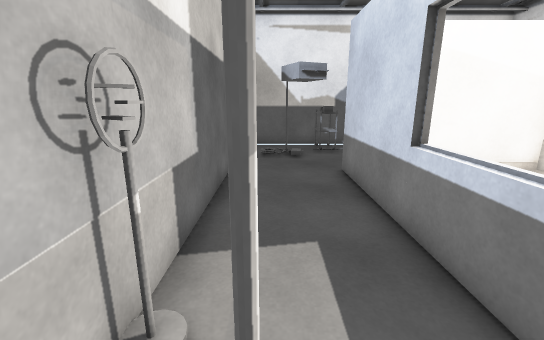
[1] (above)

17 first-person views from a walk through a Unity game level. The camera is 1.4 m above the floor, tilts 14° down and sees 90° across. The floor is counted in squares, 0.5 m on a side. Each view is taken from the middle of a square. On the plan, view 1 faces up. The plan holds only what a view shows up to about 19 squares ahead; the rest is blank. The place goes on beyond the plan. The player is left out. Some animated figures are left out. Door leaves are left out, so doorways stand open.

[2]
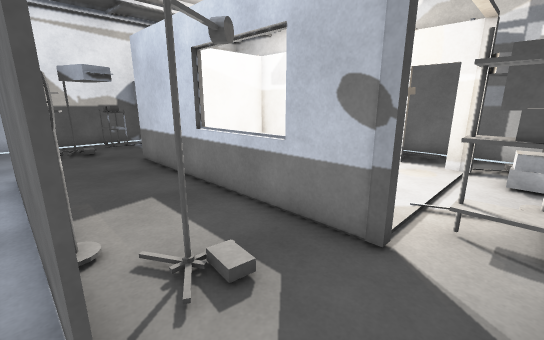

[3]
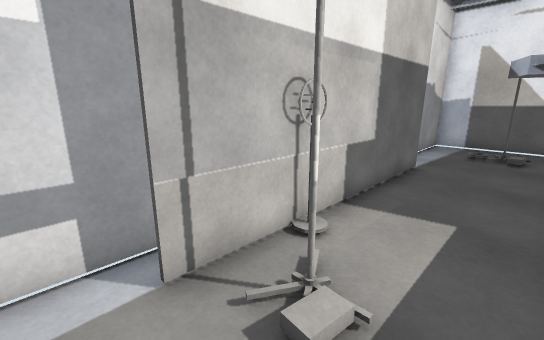

[4]
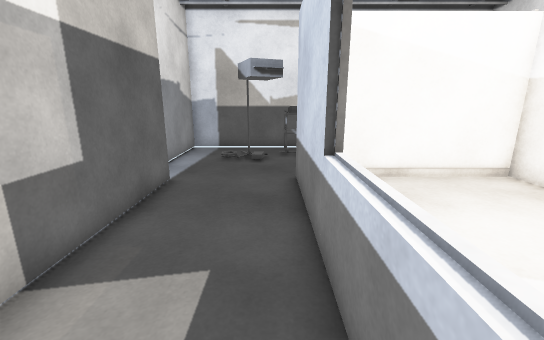

[5]
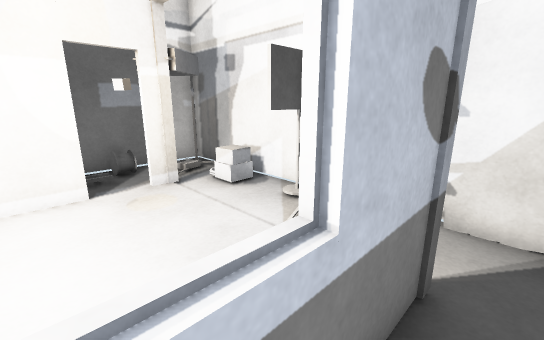

[6]
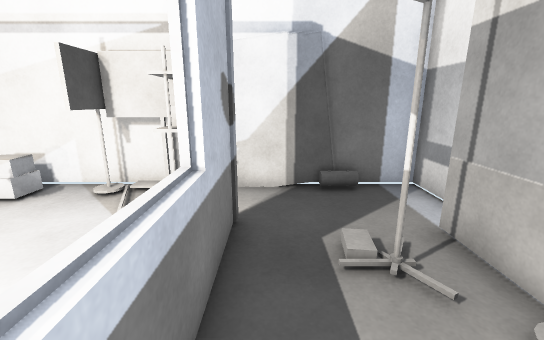

[7]
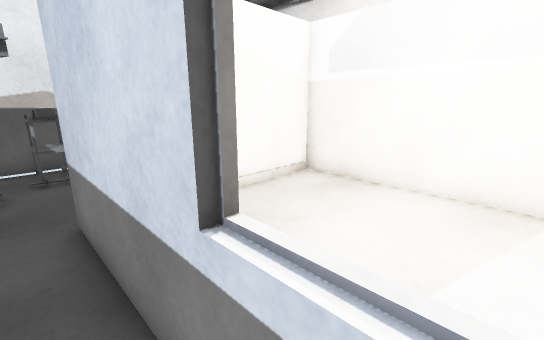

[8]
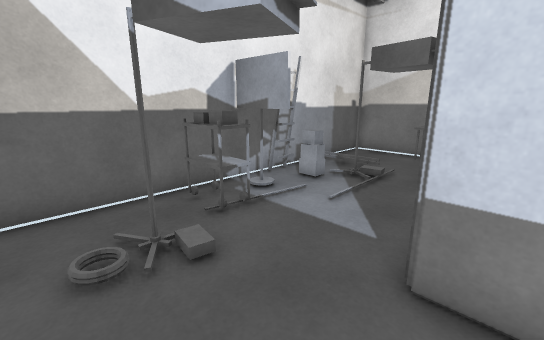

[9]
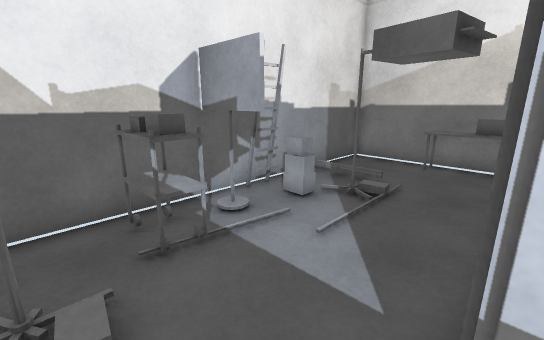

[10]
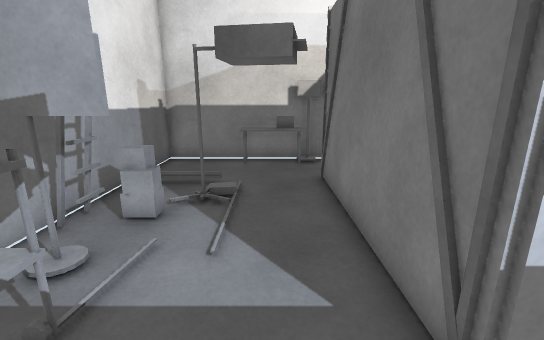

[11]
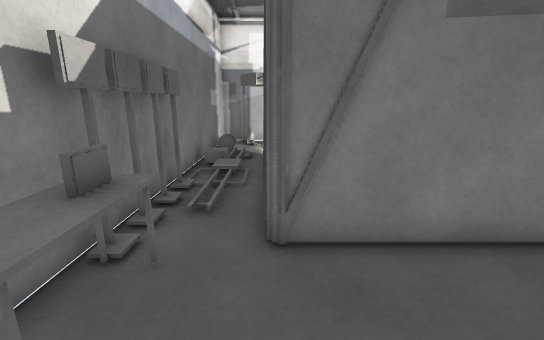

[12]
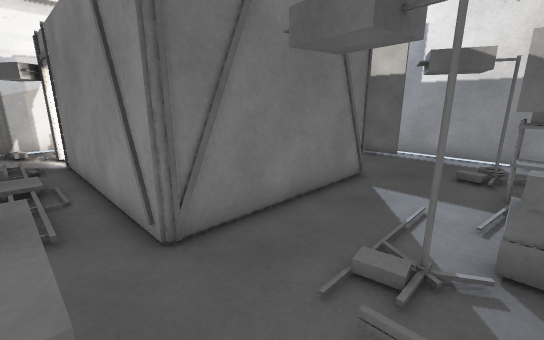

[13]
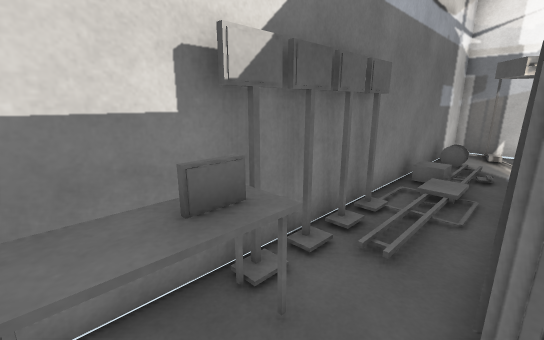

[14]
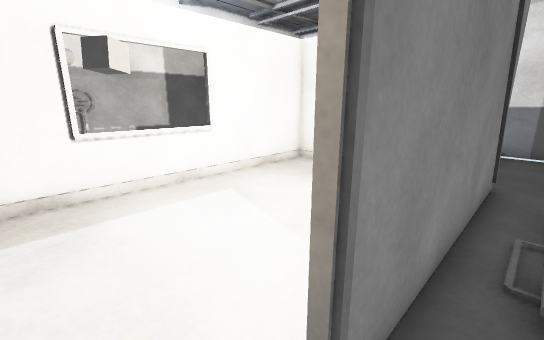

[15]
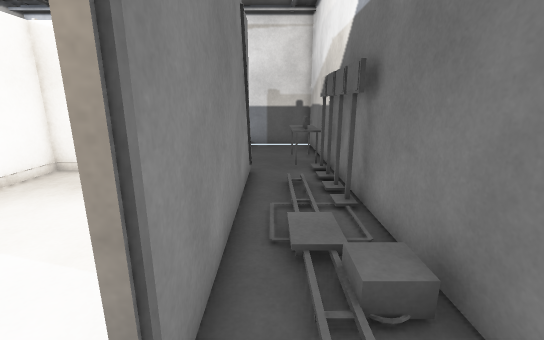

[16]
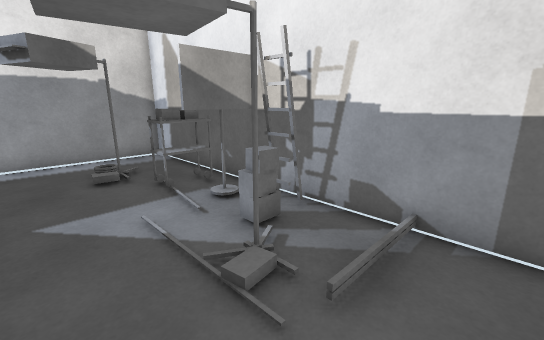

[17]
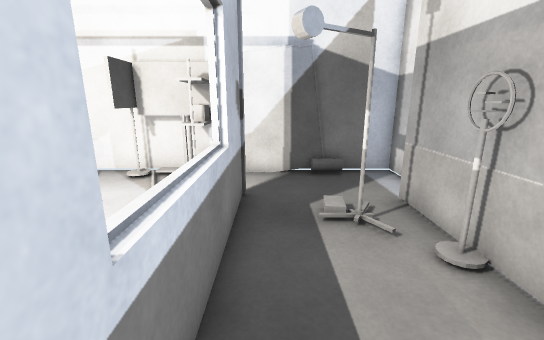

### Floor plan
Key: @ floor where view 1 was taken; # wall or solid block; . main floor; : floor 0.25 m higher than the main floor; / step, stairs or slope; D open door; = window, fence, low wall or low ledge; ^ raised ledge; O other object.
Columns run from 3 left of view 1 to 15 right of it. Each row starts with its distance up from view 1.
 18 ##################
 17 #.....OO###=.....#
 16 #.....OO#.==..... #
 15 #.. O.=.=..#O.... #
 14 #...............^^#
 13 #...............^^#
 12 #...............OO#
 11 ##....#########. ##
 10 ##....#.......#..##
  9  #....#.......#./#
  8  #....#.......#./#
  7  #....#.......#./#
  6  #....# ......#./#
  5  #....= ......#.:#
  4  #....= ......#./#
  3  ##...= ......#./#
  2  ##...= .....DD//#
  1  #.O..# ....#DD./#
  0 ##.@..#......##./#
 -1 ##....O.......O..#
 -2 #......OO....O...#
 -3 #......O###.OO..O#
 -4 ##################

Where each view was taken, in squares from view 1:
view 1: 0 up, 0 right, facing up
view 2: 3 down, 2 left, facing up-right
view 3: 2 down, 2 right, facing up-left
view 4: 1 up, 2 right, facing up
view 5: 3 up, 2 right, facing down-right
view 6: 5 up, 2 right, facing down
view 7: 4 up, 2 right, facing up-right
view 8: 10 up, 1 left, facing up-right
view 9: 11 up, 1 right, facing up-right
view 10: 13 up, 1 right, facing right
view 11: 16 up, 11 right, facing down
view 12: 16 up, 13 right, facing down-left
view 13: 14 up, 11 right, facing down-right
view 14: 0 up, 12 right, facing up-left
view 15: 0 up, 12 right, facing up
view 16: 12 up, 12 right, facing up-left
view 17: 7 up, 2 right, facing down
